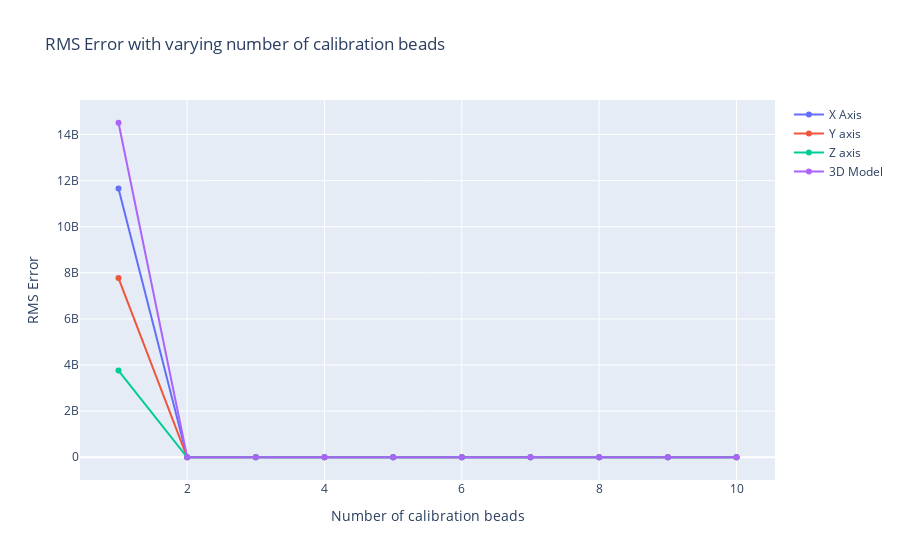

Notebook code cell kept with this figure:
### Code cell
# TODO : On the same graph, plot all your RMS values wrt. the number of used calibration beads !
fig = go.Figure()
fig.update_layout(title = 'RMS Error with varying number of calibration beads',
                  yaxis_title = 'RMS Error',
                  xaxis_title = 'Number of calibration beads')

fig.add_trace(go.Scatter(
    x = rms_measurements['n_beads'],
    y = rms_measurements['x'],
    name = 'X Axis'
))
fig.add_trace(go.Scatter(
    x = rms_measurements['n_beads'],
    y = rms_measurements['y'],
    name = 'Y axis'
))
fig.add_trace(go.Scatter(
    x = rms_measurements['n_beads'],
    y = rms_measurements['z'],
    name = 'Z axis'
))
fig.add_trace(go.Scatter(
    x = rms_measurements['n_beads'],
    y = rms_measurements['3d'],
    name = '3D Model'
))
fig.show()

### Figure 1 — Plotly figure (JSON) as saved in the notebook; plotly's stock layout.template omitted (floating-point values rounded to 4 significant figures)
{"data": [{"name": "X Axis", "x": [10, 9, 8, 7, 6, 5, 4, 3, 2, 1], "y": [0.1427, 0.07547, 0.1016, 0.08791, 0.5863, 14.84, 118.6, 30.73, 206.3, 11660000000.0], "type": "scatter"}, {"name": "Y axis", "x": [10, 9, 8, 7, 6, 5, 4, 3, 2, 1], "y": [0.02676, 0.05079, 0.08883, 0.08061, 0.1623, 1.025, 102.7, 34.1, 1142.0, 7771000000.0], "type": "scatter"}, {"name": "Z axis", "x": [10, 9, 8, 7, 6, 5, 4, 3, 2, 1], "y": [0.02362, 0.05446, 0.2321, 0.1158, 1.037, 12.79, 121.3, 104.3, 1087.0, 3763000000.0], "type": "scatter"}, {"name": "3D Model", "x": [10, 9, 8, 7, 6, 5, 4, 3, 2, 1], "y": [0.1471, 0.106, 0.2685, 0.1662, 1.202, 19.62, 198.3, 114.0, 1590.0, 14510000000.0], "type": "scatter"}], "layout": {"title": {"text": "RMS Error with varying number of calibration beads"}, "yaxis": {"title": {"text": "RMS Error"}}, "xaxis": {"title": {"text": "Number of calibration beads"}}}}
